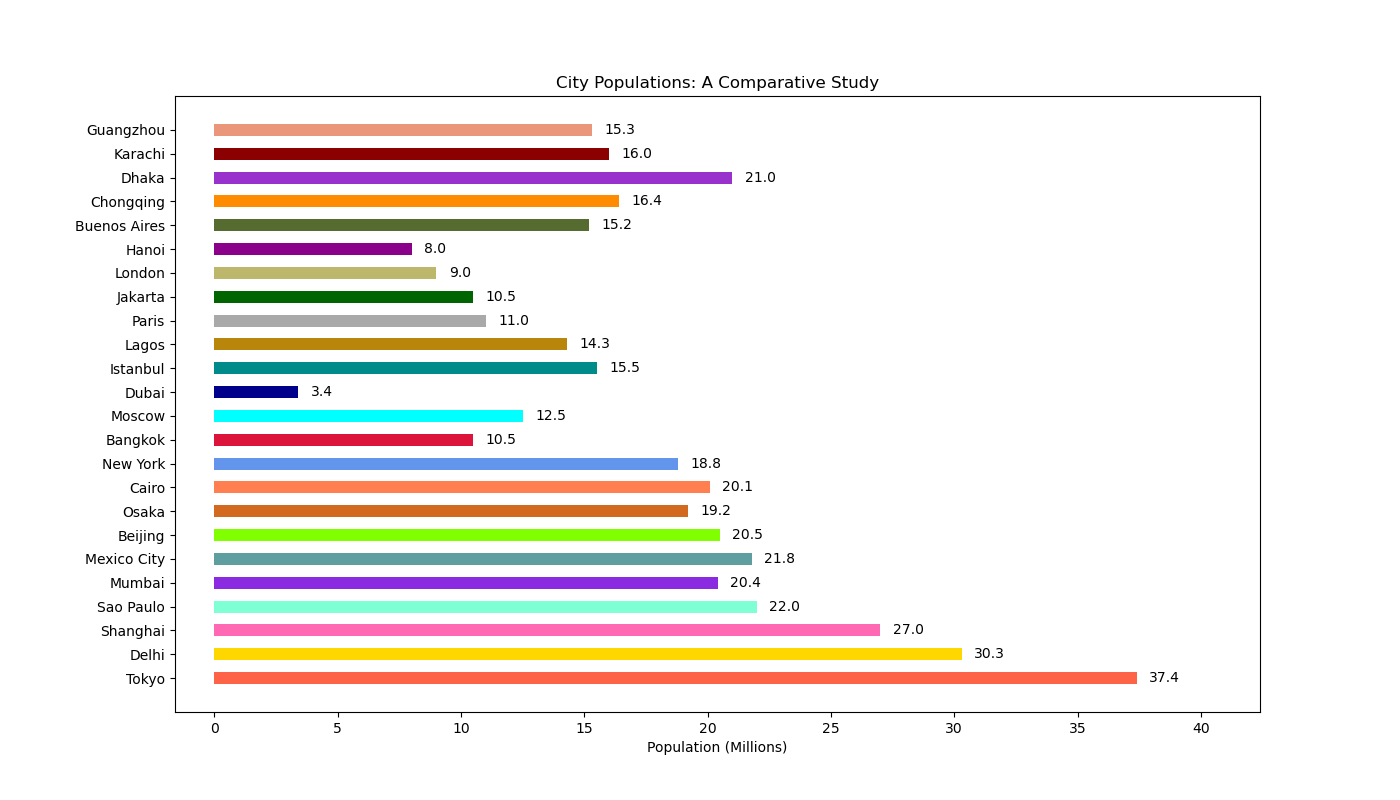

The Python source for this figure:

import matplotlib.pyplot as plt

# Data
cities = ['Tokyo', 'Delhi', 'Shanghai', 'Sao Paulo', 'Mumbai', 'Mexico City',
          'Beijing', 'Osaka', 'Cairo', 'New York', 'Bangkok', 'Moscow',
          'Dubai', 'Istanbul', 'Lagos', 'Paris', 'Jakarta', 'London',
          'Hanoi', 'Buenos Aires', 'Chongqing', 'Dhaka', 'Karachi', 'Guangzhou']
populations = [37.4, 30.3, 27.0, 22.0, 20.4, 21.8, 20.5, 19.2, 20.1, 18.8,
               10.5, 12.5, 3.4, 15.5, 14.3, 11.0, 10.5, 9.0, 8.0, 15.2,
               16.4, 21.0, 16.0, 15.3]

# Modify the color scheme using specific color codes
colors = ['#FF6347', '#FFD700', '#FF69B4', '#7FFFD4', '#8A2BE2',
          '#5F9EA0', '#7FFF00', '#D2691E', '#FF7F50', '#6495ED',
          '#DC143C', '#00FFFF', '#00008B', '#008B8B', '#B8860B',
          '#A9A9A9', '#006400', '#BDB76B', '#8B008B', '#556B2F',
          '#FF8C00', '#9932CC', '#8B0000', '#E9967A']

# Change width of bars
bar_width = 0.5

# Change width and height of the chart
plt.figure(figsize=(14, 8))

# Horizontal bar chart
plt.barh(y=cities, width=populations, color=colors, height=bar_width)

# Adding labels to the bars
for i, population in enumerate(populations):
    plt.text(population + 0.5, i, str(population), va='center')

# Change the topic, headline and data type of the chart
plt.xlabel('Population (Millions)')
plt.title('City Populations: A Comparative Study')
plt.xlim(min(populations) - 5, max(populations) + 5)  # Adjust the x-axis to fit the text

# Show the plot
plt.show()
